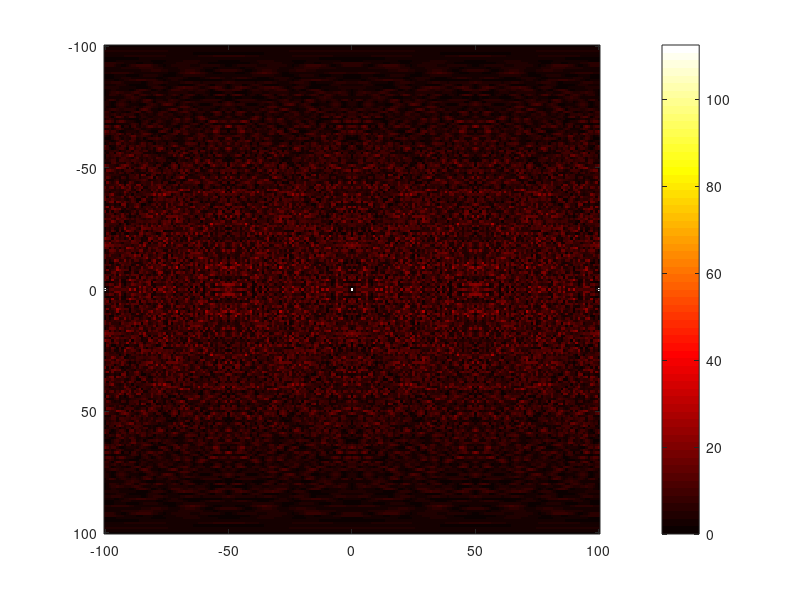
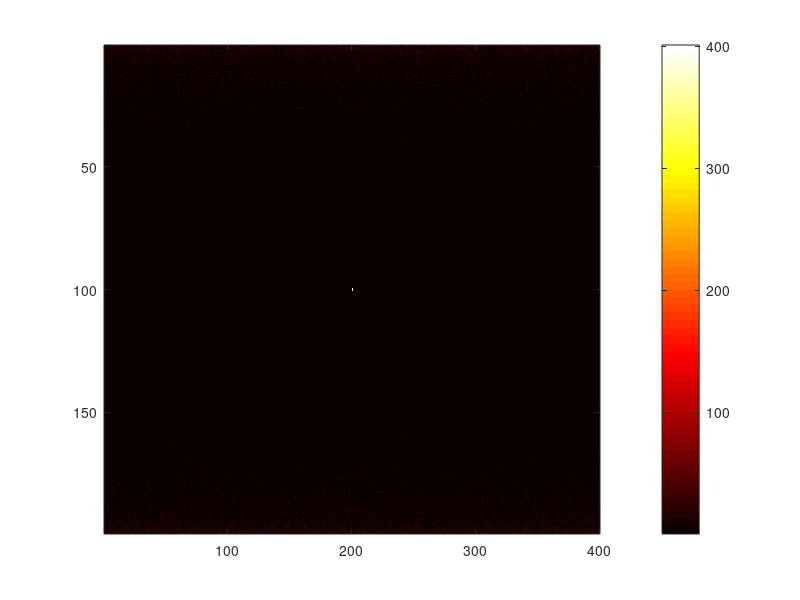

Here is the MATLAB script that generated these plots, in order:
close all; clear; clc;

N = 100; 

xe = randn(1, N); 
xr = xe; 

psi = zeros(2*N+1, 2*N+1);

for m = 1:2*N+1
    for k = 1:2*N+1    
        for n = 0:N-1
            if(n-(m-1-N)>= 0 && n-(m-1-N) <= N-1)         
                psi(m, k) = psi(m, k) + xe(n+1) * conj(xr(n-(m-1-N)+1)) * exp(-1j * 2 * pi * (k-1-N) * n / N);
            end
        end        
    end    
end
figure(1)
R = -N:N;
colormap('hot');
imagesc(R,R,abs(psi));
colorbar


N = 40000; 

xe = randn(1, N); 
xr = xe; 

figure(2)
Np = 100;
xe_b = reshape(xe, [Np, N/Np]);
xr_b = reshape(xr, [Np, N/Np]);

D = zeros(2*Np - 1, N/Np);

for j = 1:N/Np 
    D(:,j) = xcorr(xe_b(:,j),xr_b(:,j), 'unbiased');
end


psi_b = fft(D,[],2);
psi_b = fftshift(psi_b,2);
colormap('hot');
imagesc(abs(psi_b));
colorbar
